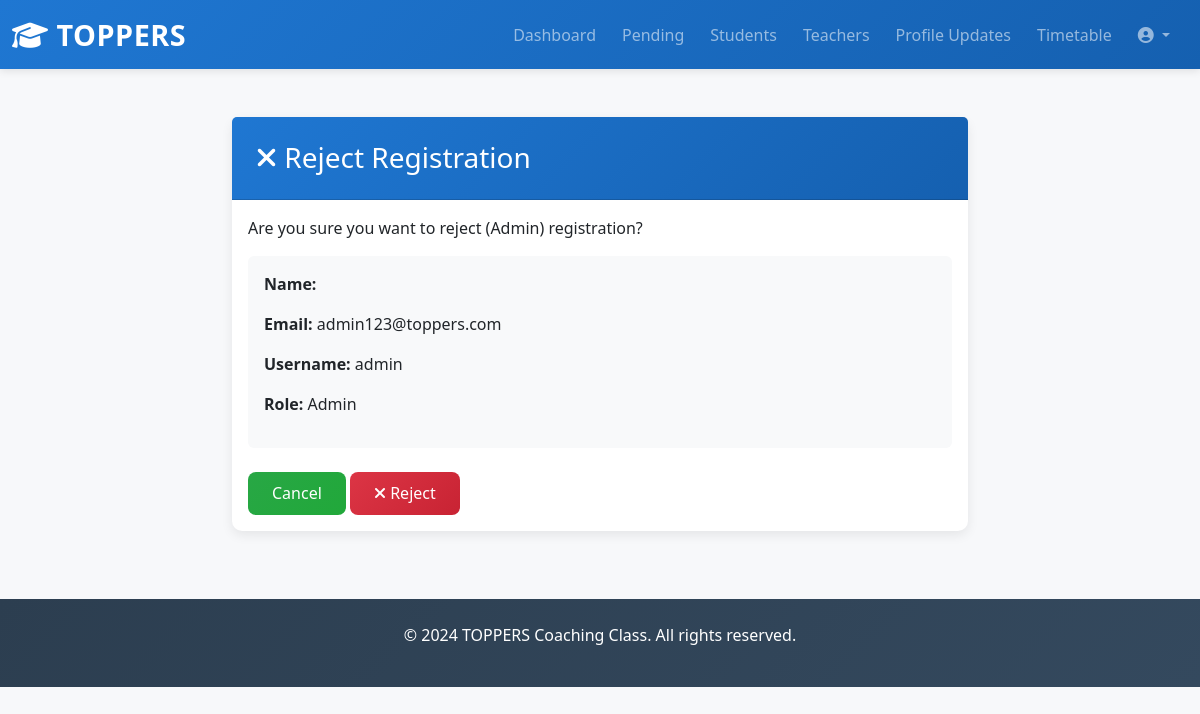
/admin-panel/reject-registration/1/ (signed in), run on the app's committed database.
### toppers_project/core/models.py (models this page shows, shortened)
class CustomUser(AbstractUser):
    role = models.CharField(max_length=20, choices=ROLE_CHOICES)
    phone = models.CharField(max_length=20, blank=True)
    date_of_birth = models.DateField(null=True, blank=True)
    profile_image = models.ImageField(upload_to='profile_images/', null=True, blank=True)
    address = models.TextField(blank=True)
    status = models.CharField(max_length=20, choices=STATUS_CHOICES, default='pending')
    created_at = models.DateTimeField(auto_now_add=True)
    updated_at = models.DateTimeField(auto_now=True)
    class Meta:
        ordering = ['-created_at']

### toppers_project/admin_dashboard/views.py (the view)
    def wrapper(request, *args, **kwargs):
        if not request.user.is_authenticated or request.user.role != 'admin':
            return redirect('login')
        return view_func(request, *args, **kwargs)

### toppers_project/admin_dashboard/views.py (called while the page is built)
def admin_required(view_func):
    def wrapper(request, *args, **kwargs):
        if not request.user.is_authenticated or request.user.role != 'admin':
            return redirect('login')
        return view_func(request, *args, **kwargs)
    return wrapper

@login_required(login_url='login')
@admin_required
def reject_registration(request, user_id):
    user = get_object_or_404(CustomUser, id=user_id)
    if request.method == 'POST':
        user.status = 'rejected'
        user.save()
        messages.success(request, f'{user.get_full_name()} rejected!')
        return redirect('pending_registrations')
    return render(request, 'admin_dashboard/reject_registration.html', {'user': user})

### templates/admin_dashboard/reject_registration.html (shortened to what this page needs)
{% extends 'base.html' %}
{% block content %}
<div class="container mt-5">
    <div class="row justify-content-center">
        <div class="col-md-8">
            <div class="card">
                <div class="card-header bg-danger">
                    <h3 class="m-0 text-white"><i class="fas fa-times"></i> Reject Registration</h3>
                </div>
                <div class="card-body">
                    <p>Are you sure you want to reject <strong>{{ user.get_full_name }}</strong> ({{ user.get_role_display }}) registration?</p>
                    <div class="bg-light p-3 rounded mb-4">
                        <p><strong>Name:</strong> {{ user.get_full_name }}</p>
                        <p><strong>Email:</strong> {{ user.email }}</p>
                        <p><strong>Username:</strong> {{ user.username }}</p>
                        <p><strong>Role:</strong> {{ user.get_role_display }}</p>
                    </div>
                    <form method="post">
                        <a href="{% url 'pending_registrations' %}" class="btn btn-secondary">Cancel</a>
                        <button type="submit" class="btn btn-danger">
                            <i class="fas fa-times"></i> Reject
                        </button>
                    </form>
                </div>
            </div>
        </div>
    </div>
</div>
{% endblock %}

### toppers_project/static/css/style.css (style rules this page uses)
:root { --primary-color: #1f77d2; --secondary-color: #28a745; --danger-color: #dc3545; --warning-color: #ffc107; --light-bg: #f7f8fa; --border-color: #dee2e6; }
* { margin: 0; padding: 0; box-sizing: border-box; }
body { background-color: var(--light-bg); font-family: 'Segoe UI', Tahoma, Geneva, Verdana, sans-serif; color: #333; }
.card { border: none; border-radius: 10px; box-shadow: 0 4px 12px rgba(0, 0, 0, 0.08); transition: all 0.3s ease; margin-bottom: 20px; cursor: pointer; }
.card-header { background: linear-gradient(135deg, var(--primary-color) 0%, #1560b0 100%); color: white; border-radius: 10px 10px 0 0; padding: 1.5rem; font-weight: 600; }
.btn { border-radius: 8px; padding: 0.6rem 1.5rem; font-weight: 500; transition: all 0.3s ease; border: none; }
.btn-secondary { background: linear-gradient(135deg, var(--secondary-color) 0%, #21a83a 100%); color: white; }
.btn-danger { background: linear-gradient(135deg, var(--danger-color) 0%, #c82333 100%); color: white; }

### data on the page
CustomUser: role "Admin", email "admin123@toppers.com", username "admin"
